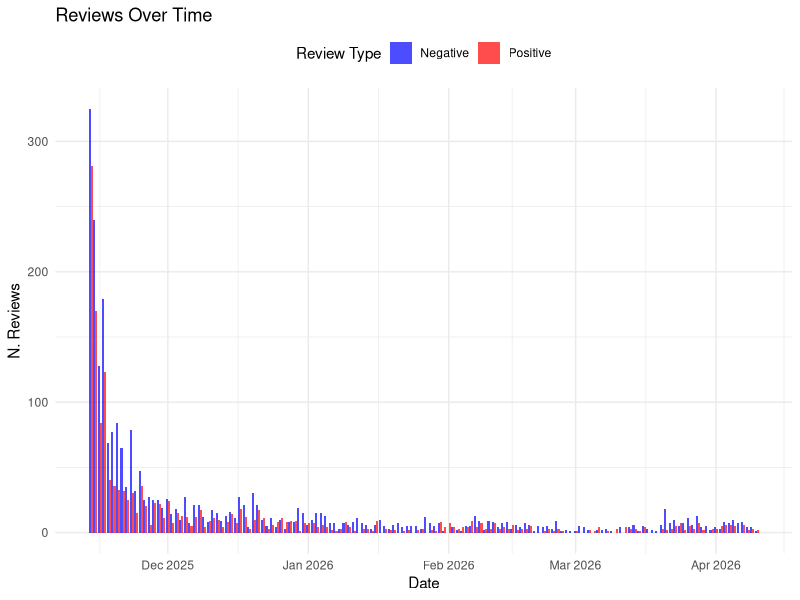
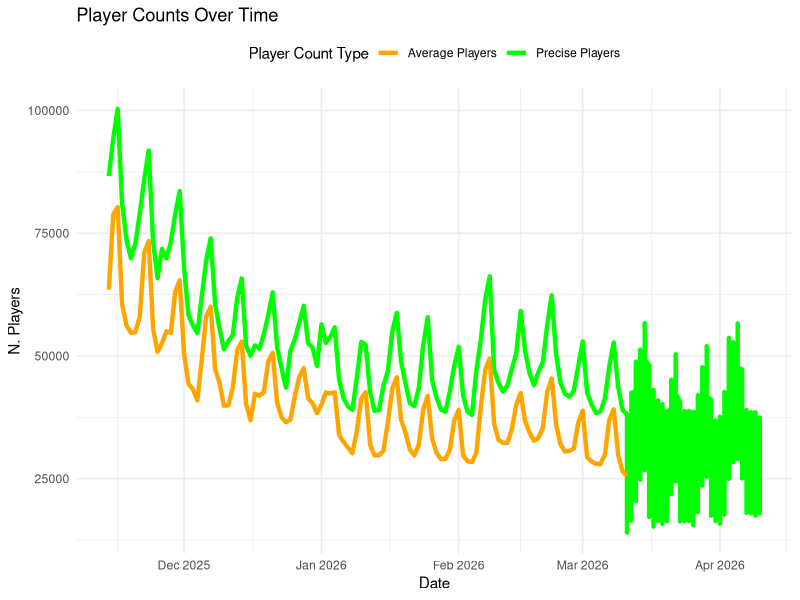
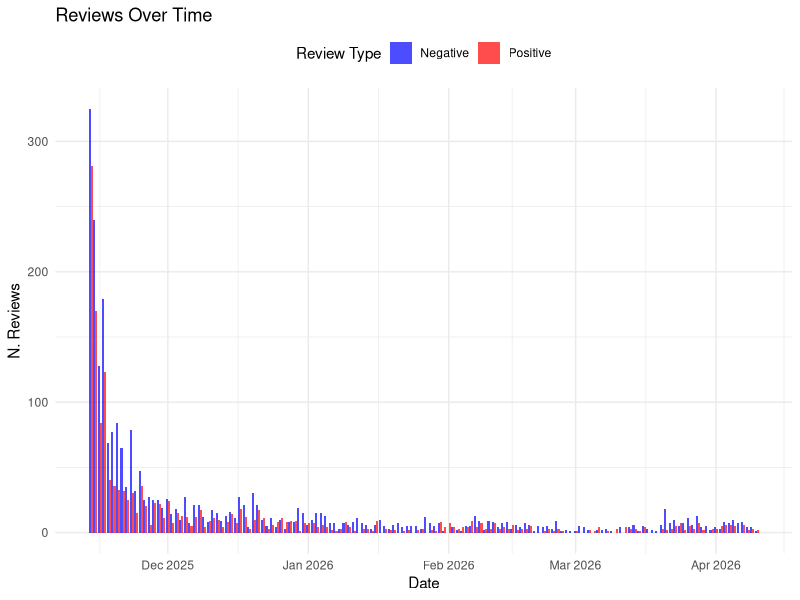
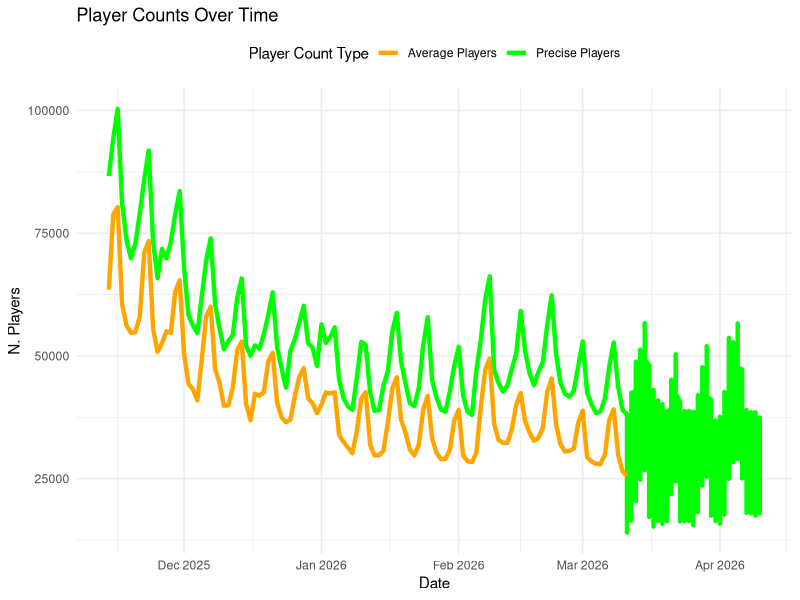

The R source for these figures, in order:
# Header----

# Alessio Gallonetto
# Data Mining and Large Language Models (LLMs) for Political and Social Scienes
# Personal Capstone Project

# - The impact of "review bombings" 

# Processing of number of reviews and CCUs in a single CSV file and plotting

# Initialization ----
install.packages("tidyverse")
install.packages("ggplot2")
install.packages("dplyr")
install.packages("lubridate")

library(tidyverse)
library(ggplot2)
library(dplyr)
library(lubridate)

# Loading the CSV File ----

# Check if the files exists in the specified path
file.exists("data_preprocessed/Reviewnums_bo7_cleaned.csv") #This file contains the number of reviews by date since release. It counts positive and negative reviews.
file.exists("data_preprocessed/CCUs_bo7_cleaned.csv") #This file contains the number of CCUs by date since release.

# Load the CSV files into data frames
reviews_ppc <- read.csv("data_preprocessed/Reviewnums_bo7_cleaned.csv")
ccu_ppc <- read.csv("data_preprocessed/CCUs_bo7_cleaned.csv")

#Transform dates from character into date format
reviews_date <- as.Date(c(reviews_ppc$Date))
ccu_date <- as.Date(c(ccu_ppc$Date))

# Create Plots for graphical analysis ----

## Positive Reviews
positive_reviews <- data.frame(
  date = reviews_date,
  count = reviews_ppc$Positive.reviews,
  type = "Positive"
)

## Negative Reviews. For better plotting, we will convert the negative values to positive
negative_reviews <- data.frame(
  date = reviews_date,
  count = abs(reviews_ppc$Negative.reviews),
  type = "Negative"
)

class(positive_reviews$date) # Check the class of the date variable in positive_reviews
class(negative_reviews$date) # Check the class of the date variable in negative_reviews


## Combine the two data frames for plotting
reviewsplots_df <- rbind(positive_reviews, negative_reviews)

## Plotting for Reviews ----
ggplot() +
  # Histograms for reviews
  geom_bar(
    data = reviewsplots_df,
    aes(x = date, y = count, fill = type),
    stat = "identity",
    position = "dodge",
    alpha = 0.7
  ) +
  #Scale x axis for readability
  scale_x_date(date_labels = "%b %Y", date_breaks = "1 month"
  ) +
  # Customize colors for histograms
  scale_fill_manual(values = c("Positive" = "red", "Negative" = "blue")) +
  # Labels and title
  labs(
    title = "Reviews Over Time",
    x = "Date",
    y = "N. Reviews",
    fill = "Review Type"
  ) +
  # Theme
  theme_minimal() +
  theme(legend.position = "top")
  
## Saving plot
ggsave("plots/Reviews_plot.png", width = 10, height = 6)


## Create dfs for Player Counts 

## Player count
pplayer <- data.frame(
  date = ccu_date,
  count = ccu_ppc$Players,
  type = "Precise Players"
)

## Average player count
aplayer <- data.frame(
  date = ccu_date,
  count = ccu_ppc$Average.Players,
  type = "Average Players"
)

class(pplayer$date) # Check the class of the date variable in pplayer
class(aplayer$date) # Check the class of the date variable in aplayer

## Plotting for CCUs ----
ggplot() +
  # Line plot for pplayer
  geom_line(
    data = pplayer,
    aes(x = date, y = count, color = type, group = type),
    size = 1.5
  ) +
  # Line plot for aplayer
  geom_line(
    data = aplayer,
    aes(x = date, y = count, color = type, group = type),
    size = 1.5
  ) +
  # Scale x axis for readability
  scale_x_date(date_labels = "%b %Y", date_breaks = "1 month"
  ) +
  # Customize colors for lines
  scale_color_manual(values = c("Precise Players" = "green", "Average Players" = "orange")) +
  # Labels and title
  labs(
    title = "Player Counts Over Time",
    x = "Date",
    y = "N. Players",
    color = "Player Count Type"
  ) +
  # Theme
  theme_minimal() +
  theme(legend.position = "top")

## Saving plot
ggsave("plots/CCU_plot.png", width = 10, height = 6)
